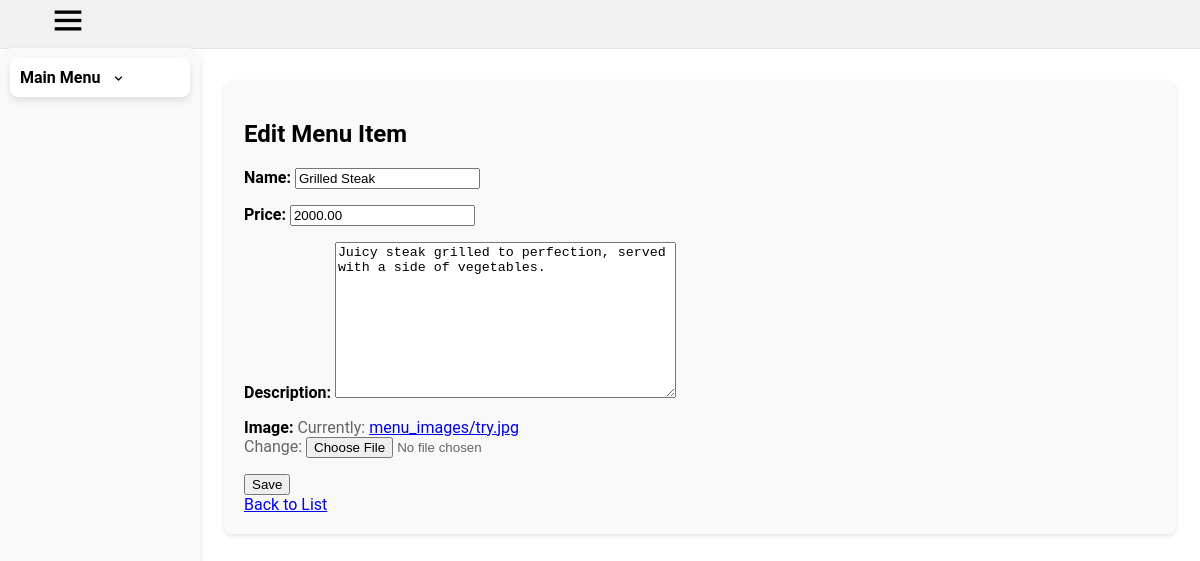
The page /menu/1/update/ on the database its author committed.
### base/models.py (models this page shows, shortened)
class MenuItem(models.Model):
    name = models.CharField(max_length=255)
    price = models.DecimalField(max_digits=6, decimal_places=2)
    description = models.TextField()
    image = models.ImageField(upload_to='menu_images/', default='default.jpg')

### base/views.py (the view)
# urls.py: path('menu/<int:pk>/update/', views.MenuItemUpdateView.as_view(), name='menuitem_update'),
class MenuItemUpdateView(UpdateView):
    model = MenuItem
    form_class = MenuItemForm
    template_name = 'base/menuitem_form.html'
    success_url = reverse_lazy('base:menuitem_list')

### base/forms.py
class MenuItemForm(forms.ModelForm):
    class Meta:
        model = MenuItem
        fields = '__all__'

### base/templates/base/menuitem_form.html (shortened to what this page needs)
{% extends "dashboard/base.html" %}
{% block content %}
  <h1>{% if object %}Edit Menu Item{% else %}Add New Menu Item{% endif %}</h1>
  <form method="post" enctype="multipart/form-data">
    {{ form.as_p }}
    <button type="submit">Save</button>
  </form>
  <a href="{% url 'base:menuitem_list' %}">Back to List</a>
{% endblock %}

### dashboard/static/dashboard/css/styles.css (style rules this page uses)
body { overflow: scroll; overflow-x: hidden; font-family: Roboto, Arial; margin: 0; padding-top: 80px; padding-left: 96px; padding-right: 24px; background-color: white }
.container label { font-weight: bold; color: #000; }
.container p { color: #666; }

### rows shown on the page
MenuItem: name "Grilled Steak", price "2000.00", description "Juicy steak grilled to perfection, served with a side of vegetables."
